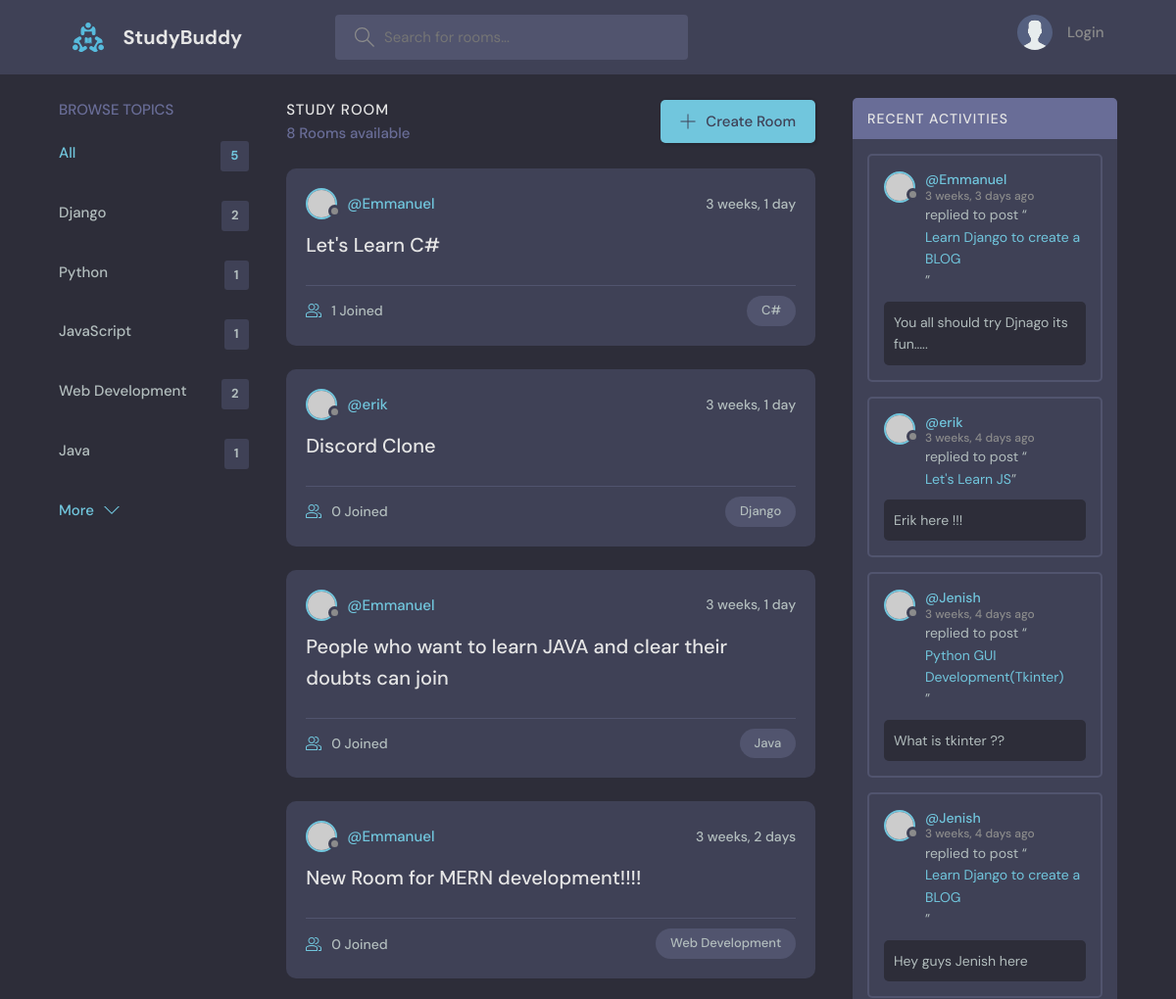
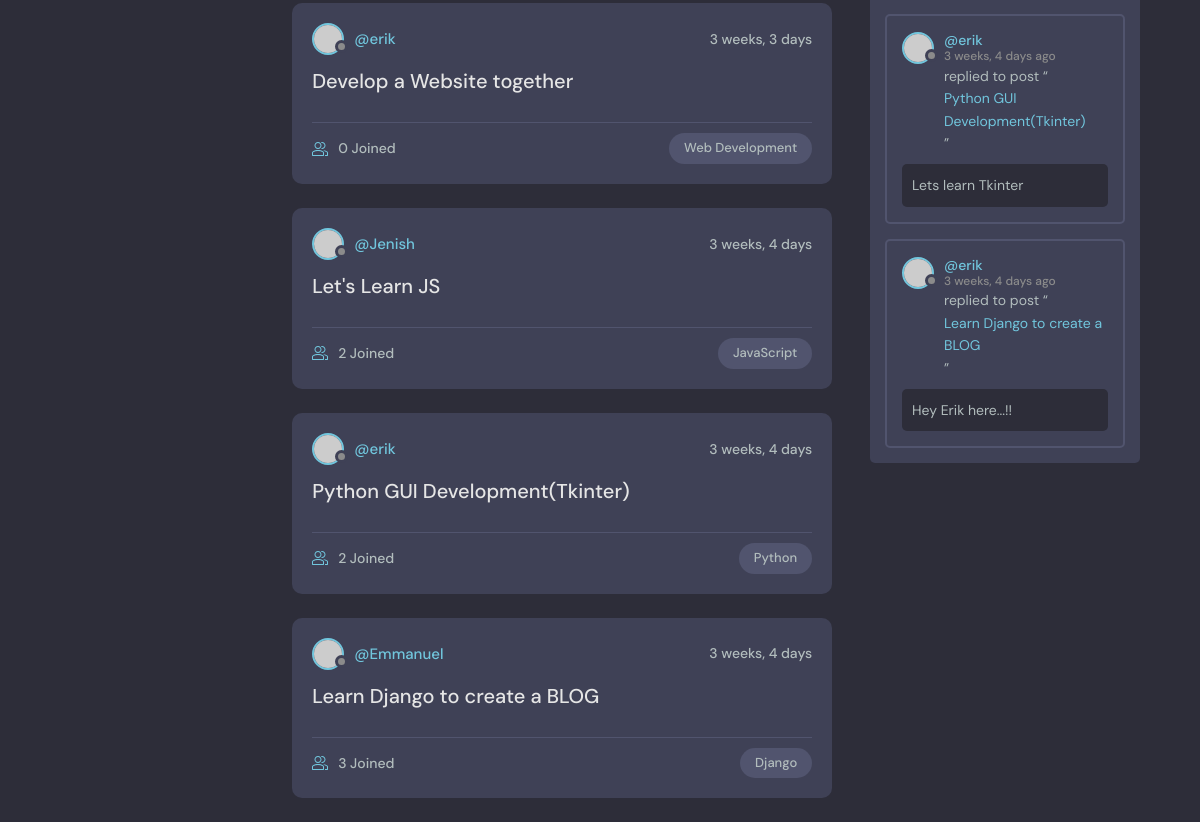
The page / on the database its author committed (2 pictures, top to bottom).
### base/models.py (models this page shows, shortened)
class Topic(models.Model):
    name = models.CharField(max_length=200)

class Room(models.Model):
    host = models.ForeignKey(User, on_delete=models.SET_NULL, null=True)
    topic = models.ForeignKey(Topic, on_delete=models.SET_NULL, null=True)
    name = models.CharField(max_length=200)
    description = models.TextField(null=True, blank=True)
    participants = models.ManyToManyField(
        User, related_name='participants', blank=True)
    updated = models.DateTimeField(auto_now=True)
    created = models.DateTimeField(auto_now_add=True)
    class Meta:
        ordering = ['-updated', '-created']
    def __str__(self):
        return self.name

class Message(models.Model):
    user = models.ForeignKey(User, on_delete=models.CASCADE)
    room = models.ForeignKey(Room, on_delete=models.CASCADE)
    body = models.TextField()
    updated = models.DateTimeField(auto_now=True)
    created = models.DateTimeField(auto_now_add=True)
    class Meta:
        ordering = ['-updated', '-created']

### base/views.py (the view)
# urls.py: path('', views.home, name='home'),
def home(request):
    q = request.GET.get('q') if request.GET.get('q') != None else ''
    rooms = Room.objects.filter(
        Q(topic__name__icontains=q) |
        Q(name__icontains=q) |
        Q(description__icontains=q)
    )
    topics = Topic.objects.all()[0:5]
    rooms_count = rooms.count()
    room_messages = Message.objects.filter(
        Q(room__topic__name__icontains=q)
    )
    context = {'rooms': rooms, 'topics': topics, 'room_count': rooms_count, 'room_messages': room_messages}
    return render(request, 'base/home.html', context)

### base/templates/base/home.html (shortened to what this page needs)
{% extends 'main.html' %}
{% block content %}
    <main class="layout layout--3">
      <div class="container">
        {% include 'base/topics_component.html' %}
        <div class="roomList">
          <div class="roomList__header">
            <div>
              <h2>Study Room</h2>
              <p>{{room_count}} Rooms available</p>
            </div>
            <a class="btn btn--main" href="{% url 'create-room' %}">
              <svg version="1.1" xmlns="http://www.w3.org/2000/svg" width="32" height="32" viewBox="0 0 32 32">
                <title>add</title>
                <path
                  d="M16.943 0.943h-1.885v14.115h-14.115v1.885h14.115v14.115h1.885v-14.115h14.115v-1.885h-14.115v-14.115z"
                ></path>
              </svg>
              Create Room
            </a>
          </div>
          {% include 'base/feed_component.html' %}
        </div>
        {% include 'base/activity_component.html' %}
      </div>
    </main>
{% endblock content %}

### base/templates/base/topics_component.html
<div class="topics">
          <div class="topics__header">
            <h2>Browse Topics</h2>
          </div>
          <ul class="topics__list">
            <li>
              <a href="{% url 'home' %}" class="active">All <span>{{topics.count}}</span></a>
            </li>
              {% for topic in topics %}
                <li>
                    <a href="{% url 'home' %}?q={{topic.name}}">{{ topic.name }}<span>{{topic.room_set.all.count}}</span></a>
                </li>
              {% endfor %}
          </ul>
          <a class="btn btn--link" href="{% url 'topics' %}">
            More
            <svg version="1.1" xmlns="http://www.w3.org/2000/svg" width="32" height="32" viewBox="0 0 32 32">
              <title>chevron-down</title>
              <path d="M16 21l-13-13h-3l16 16 16-16h-3l-13 13z"></path>
            </svg>
          </a>
        </div>

### base/templates/base/feed_component.html (shortened to what this page needs)
{% for room in rooms %}
<div class="roomListRoom">
    <div class="roomListRoom__header">
              <a href="{% url 'user-profile' room.host.id %}" class="roomListRoom__author">
                <div class="avatar avatar--small">
                  <img src="https://randomuser.me/api/portraits/women/11.jpg" />
                </div>
                <span>@{{ room.host.username }}</span>
              </a>
              <div class="roomListRoom__actions">
                <span>{{room.created|timesince}}</span>
              </div>
            </div>
            <div class="roomListRoom__content">
              <a href="{% url 'room' room.id %}">{{room.name}}</a>
            </div>
            <div class="roomListRoom__meta">
              <a href="{% url 'room' room.id %}" class="roomListRoom__joined">
                {{room.participants.all.count}} Joined
              </a>
              <p class="roomListRoom__topic">{{room.topic.name}}</p>
            </div>
          </div>
{% endfor %}

### base/templates/base/activity_component.html (shortened to what this page needs)
<div class="activities">
  <div class="activities__header">
    <h2>Recent Activities</h2>
  </div>
  {% for message in room_messages %}
  <div class="activities__box">
    <div class="activities__boxHeader roomListRoom__header">
      <a href="{% url 'user-profile' message.user.id %}" class="roomListRoom__author">
        <div class="avatar avatar--small">
          <img src="https://randomuser.me/api/portraits/women/11.jpg" />
        </div>
        <p>
          @{{message.user}}
          <span>{{message.created|timesince}} ago</span>
        </p>
      </a>
    </div>
    <div class="activities__boxContent">
      <p>replied to post “<a href="{% url 'room' message.room.id %}">{{message.room}}</a>”</p>
      <div class="activities__boxRoomContent">
        {{message.body}}
      </div>
    </div>
  </div>
  {% endfor %}
</div>

### rows shown on the page
Topic: name "Django", room_set.all.count "2"
Topic: name "Python", room_set.all.count "1"
Topic: name "JavaScript", room_set.all.count "1"
Topic: name "Web Development", room_set.all.count "2"
Topic: name "Java", room_set.all.count "1"
Room: host.username "Emmanuel", created "3 weeks, 1 day", name "Let's Learn C#", participants.all.count "1", topic.name "C#"
Room: host.username "erik", created "3 weeks, 1 day", name "Discord Clone", participants.all.count "0", topic.name "Django"
Room: host.username "Emmanuel", created "3 weeks, 1 day", name "People who want to learn JAVA and clear their doubts can join", participants.all.count "0", topic.name "Java"
Room: host.username "Emmanuel", created "3 weeks, 2 days", name "New Room for MERN development!!!!", participants.all.count "0", topic.name "Web Development"
Room: host.username "erik", created "3 weeks, 3 days", name "Develop a Website together", participants.all.count "0", topic.name "Web Development"
Room: host.username "Jenish", created "3 weeks, 4 days", name "Let's Learn JS", participants.all.count "2", topic.name "JavaScript"
Room: host.username "erik", created "3 weeks, 4 days", name "Python GUI Development(Tkinter)", participants.all.count "2", topic.name "Python"
Room: host.username "Emmanuel", created "3 weeks, 4 days", name "Learn Django to create a BLOG", participants.all.count "3", topic.name "Django"
Message: user "Emmanuel", created "3 weeks, 3 days", room "Learn Django to create a BLOG", body "You all should try Djnago its fun....."
Message: user "erik", created "3 weeks, 4 days", room "Let's Learn JS", body "Erik here !!!"
Message: user "Jenish", created "3 weeks, 4 days", room "Python GUI Development(Tkinter)", body "What is tkinter ??"
Message: user "Jenish", created "3 weeks, 4 days", room "Learn Django to create a BLOG", body "Hey guys Jenish here"
Message: user "erik", created "3 weeks, 4 days", room "Python GUI Development(Tkinter)", body "Lets learn Tkinter"
Message: user "erik", created "3 weeks, 4 days", room "Learn Django to create a BLOG", body "Hey Erik here...!!"

### other values the page prints
{{ topics.count }} "5"
{{ room_count }} "8"
